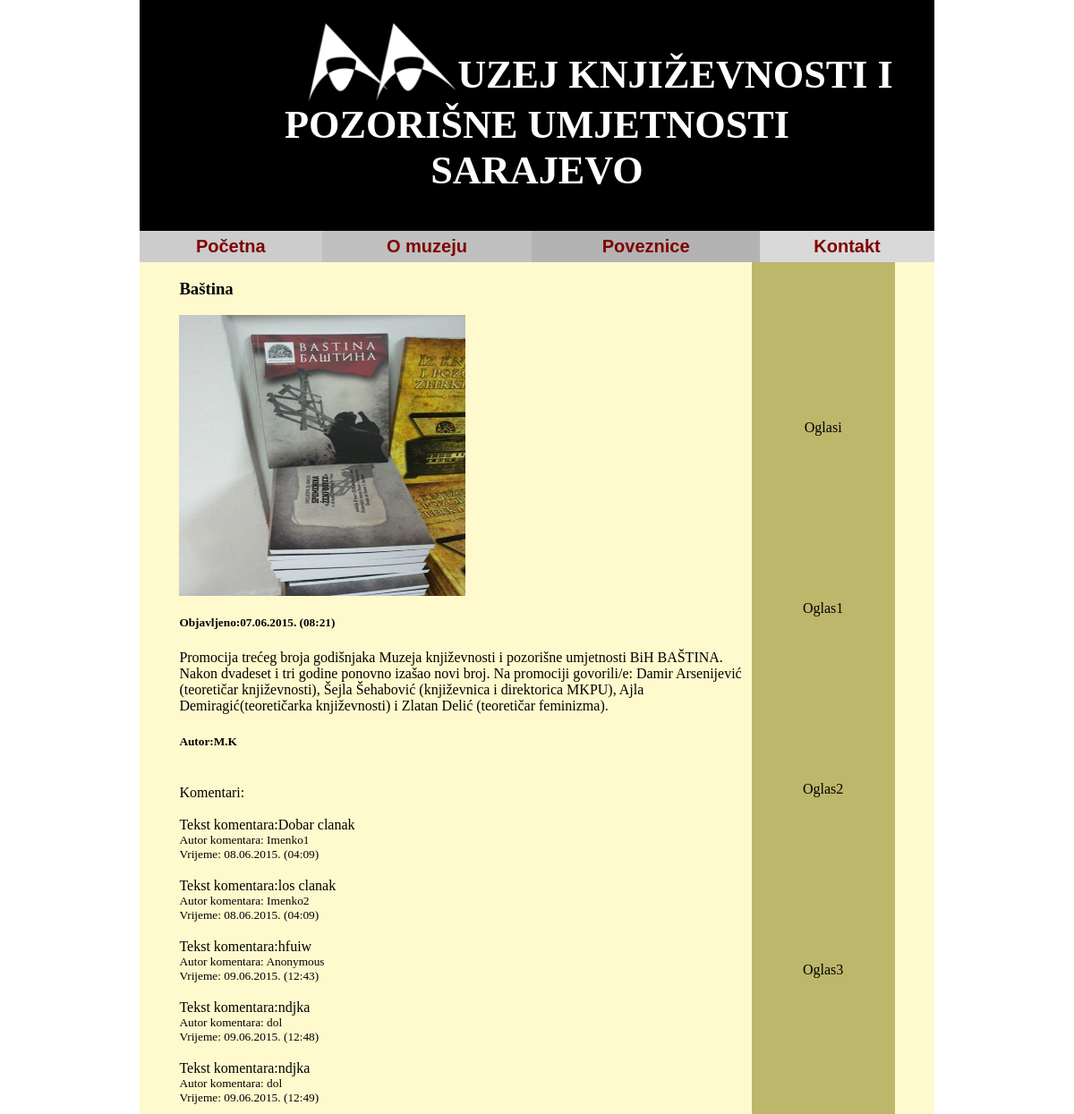
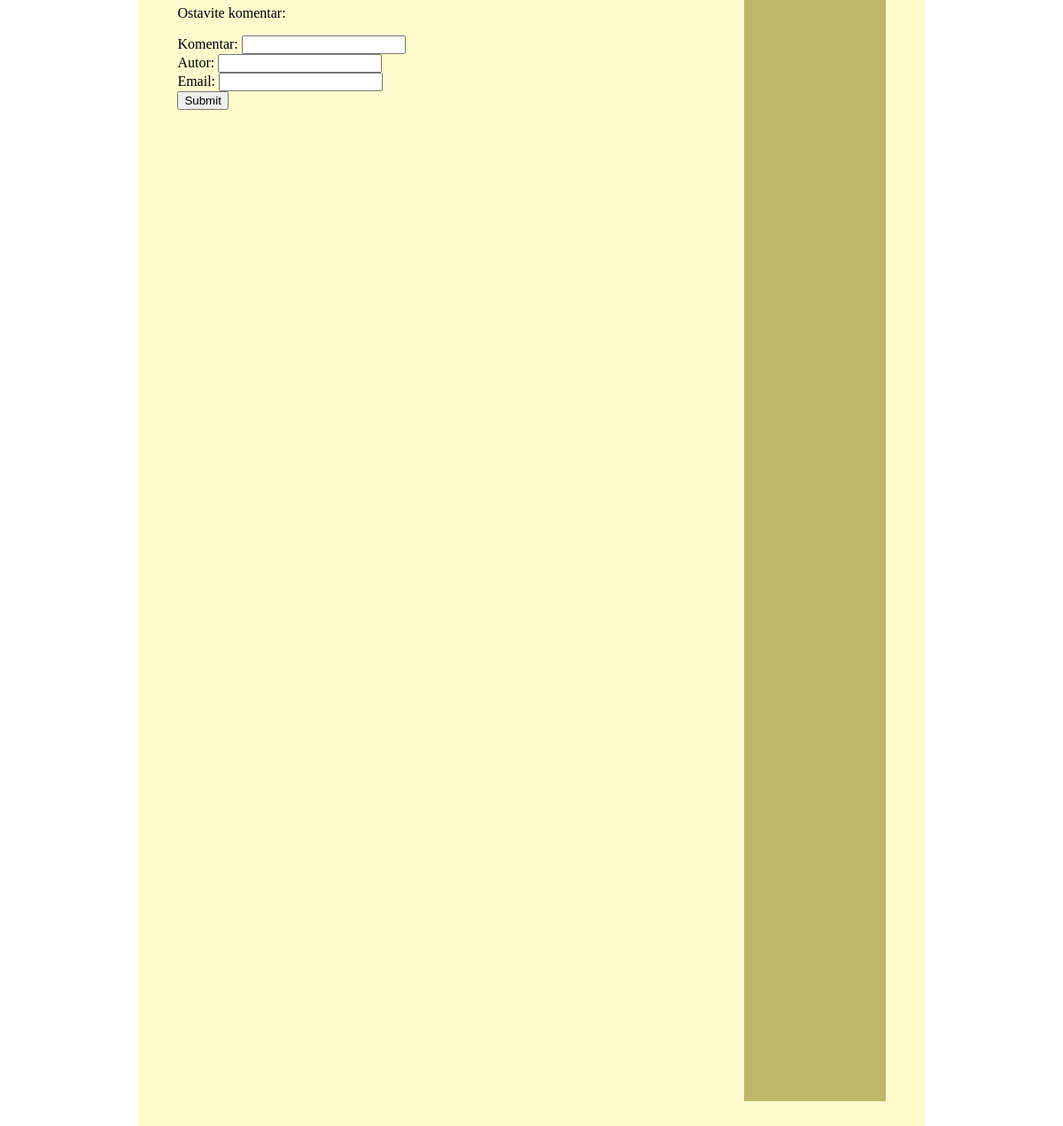
Page /Vijest.php?idV=2 on the committed database (2 pictures, top to bottom).
### tables this page shows
CREATE TABLE IF NOT EXISTS `vijest` (
  `id` int(11) NOT NULL AUTO_INCREMENT,
  `naslov` varchar(100) NOT NULL,
  `tekst` text NOT NULL,
  `autor` varchar(20) NOT NULL,
  `vrijeme` timestamp NOT NULL DEFAULT CURRENT_TIMESTAMP ON UPDATE CURRENT_TIMESTAMP,
  `slika` varchar(100) NOT NULL,
  PRIMARY KEY (`id`)
);

CREATE TABLE IF NOT EXISTS `komentari` (
  `id` int(11) NOT NULL AUTO_INCREMENT,
  `vijest` int(11) NOT NULL,
  `tekst` text NOT NULL,
  `autor` varchar(20) NOT NULL,
  `vrijeme` timestamp NOT NULL DEFAULT CURRENT_TIMESTAMP ON UPDATE CURRENT_TIMESTAMP,
  `email` varchar(50) NOT NULL,
  PRIMARY KEY (`id`),
  KEY `vijest` (`vijest`)
);

### Vijest.php (the view, shortened to what this page needs)
<!DOCTYPE HTML PUBLIC "-//W3C//DTD HTML 4.01 Transitional//EN">
<HTML>
<HEAD>
    <link rel="stylesheet" type="text/css" href='stil.php'>
</HEAD>
<body>
<div id="okvir">
    <div id="zaglavlje">
        <img src="Logo2.png" alt="Logo">
        <p id='p1'> UZEJ KNJIŽEVNOSTI I </p>
        <p id = 'p2'> POZORIŠNE UMJETNOSTI <br> SARAJEVO</p>
    </div>
    <table id='meni'>
        <tr>
            <td id="cell1" onmouseover='showMenu()'> <a href="Pocetna.html">Početna</a> </td>
            <td id="cell2"> <a href="Omuzeju.html">O muzeju</a> </td>
            <td id="cell3"> <a href="Poveznice.html">Poveznice</a> </td>
            <td id="cell4"> <a href="Kontakt.html">Kontakt</a> </td>
        </tr>
    </table>
    <div id="sadrzaj">
        <div id="oglasi">
            <table>
                <tr> <td> Oglasi </td></tr>
                <tr> <td> Oglas1 </td></tr>
                <tr> <td> Oglas2 </td></tr>
                <tr> <td> Oglas3 </td></tr>
            </table>
        </div>
        <?php
        $izabranaVijest=$_GET["idV"];
        $veza = new PDO("mysql:dbname=muzej;host=localhost;charset=utf8", "muzejuser", "sifra");
        $veza->exec("set names utf8");
        $rezultat = $veza->query("select id, naslov, tekst, UNIX_TIMESTAMP(vrijeme) vrijeme2, autor, slika from vijest where id=".$izabranaVijest);
        while ($v = $rezultat->fetch(PDO::FETCH_ASSOC)){
            print "<h3>" .$v['naslov']. "</h3>";
            print '<img src="'.$v['slika'].'" width="40%" height="40%"/>';
            print "<h5>". "Objavljeno:" .date("d.m.Y. (h:i)", $v['vrijeme2']). "</h5>";
            print  "<p>" . $v['tekst']. "</p>";
            print "<h5>". "Autor:".$v['autor']. "</h5>";
            $komentar = $veza->query("select id, vijest, tekst, UNIX_TIMESTAMP(vrijeme) vrijeme2, autor, email from komentari");
            print "<br>Komentari: <br>";
            foreach($komentar as $k)
            {
                if ($k['vijest']==$v['id'])
                    print "<br>Tekst komentara:". $k['tekst'] ."<br> ". "<small> Autor komentara: " . $k['autor']."<br>Vrijeme: ".date("d.m.Y. (h:i)", $k['vrijeme2']). "</small>". "<br>";
            }
        }
        $kom="";
        $autor="";
        ?>
        <p> Ostavite komentar:
        <form method="POST" action="<?php echo $_SERVER['PHP_SELF'], '?idV=' .$izabranaVijest ?>">
            Komentar: <input type="text" name="kom" value="<?php echo $kom;?>"><br>
            Autor: <input type="text" name="autor" value="<?php echo $autor;?>"><br>
            Email: <input type="text"  name="email" value="<?php echo $autor;?>"><br>
            <input type="submit" value="Submit"><br>
        </form>
        </p>
    </div>
</div>
</body>
</html>

### rows in the picture
vijest: naslov "Baština", slika (picture), vrijeme2 "07.06.2015. (08:21)", tekst "Promocija trećeg broja godišnjaka Muzeja književnosti i pozorišne umjetnosti BiH BAŠTINA. Nakon dvadeset i tri godine ponovno izašao novi broj. Na promociji govorili/e: Damir Arsenijević (teoretičar književnosti), Šejla Šehabović (književnica i direktorica MKPU), Ajla Demiragić(teoretičarka književnosti) i Zlatan Delić (teoretičar feminizma).", autor "M.K"
komentari: tekst "Dobar clanak", autor "Imenko1", vrijeme2 "08.06.2015. (04:09)"
komentari: tekst "los clanak", autor "Imenko2", vrijeme2 "08.06.2015. (04:09)"
komentari: tekst "hfuiw", autor "Anonymous", vrijeme2 "09.06.2015. (12:43)"
komentari: tekst "ndjka", autor "dol", vrijeme2 "09.06.2015. (12:48)"
komentari: tekst "ndjka", autor "dol", vrijeme2 "09.06.2015. (12:49)"
